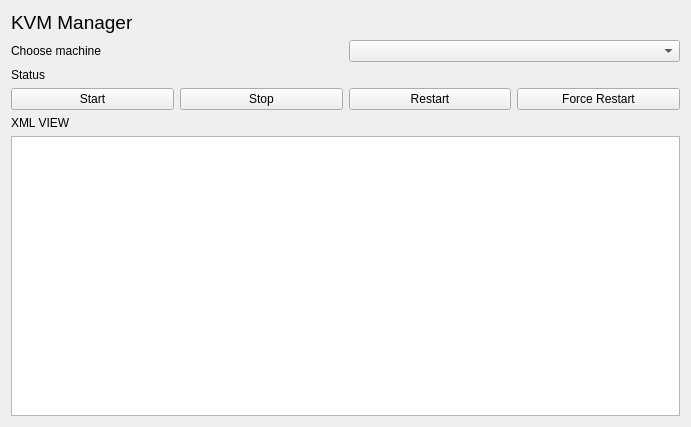
<?xml version="1.0" encoding="UTF-8"?>
<ui version="4.0">
 <class>qemu_window</class>
 <widget class="QWidget" name="qemu_window">
  <property name="geometry">
   <rect>
    <x>0</x>
    <y>0</y>
    <width>691</width>
    <height>427</height>
   </rect>
  </property>
  <property name="windowTitle">
   <string>KVM Manager</string>
  </property>
  <property name="windowIcon">
   <iconset resource="resources.qrc">
    <normaloff>:/new/prefix2/resources/linux.svg</normaloff>:/new/prefix2/resources/linux.svg</iconset>
  </property>
  <layout class="QVBoxLayout" name="verticalLayout">
   <item>
    <layout class="QHBoxLayout" name="horizontalLayout">
     <item>
      <widget class="QLabel" name="qemu_label">
       <property name="font">
        <font>
         <pointsize>14</pointsize>
        </font>
       </property>
       <property name="text">
        <string>KVM Manager</string>
       </property>
      </widget>
     </item>
    </layout>
   </item>
   <item>
    <layout class="QHBoxLayout" name="horizontalLayout_2">
     <item>
      <widget class="QLabel" name="label_2">
       <property name="text">
        <string>Choose machine</string>
       </property>
      </widget>
     </item>
     <item>
      <widget class="QComboBox" name="qemu_combobox"/>
     </item>
    </layout>
   </item>
   <item>
    <layout class="QHBoxLayout" name="horizontalLayout_3">
     <item>
      <widget class="QLabel" name="qemu_status_label">
       <property name="text">
        <string>Status</string>
       </property>
      </widget>
     </item>
     <item>
      <widget class="QLabel" name="qemu_status">
       <property name="text">
        <string>&lt;STATUS&gt;</string>
       </property>
      </widget>
     </item>
    </layout>
   </item>
   <item>
    <layout class="QHBoxLayout" name="horizontalLayout_4">
     <item>
      <widget class="QPushButton" name="qemu_start">
       <property name="text">
        <string>Start</string>
       </property>
      </widget>
     </item>
     <item>
      <widget class="QPushButton" name="qemu_stop">
       <property name="text">
        <string>Stop</string>
       </property>
      </widget>
     </item>
     <item>
      <widget class="QPushButton" name="qemu_restart">
       <property name="text">
        <string>Restart</string>
       </property>
      </widget>
     </item>
     <item>
      <widget class="QPushButton" name="qemu_force_restart">
       <property name="text">
        <string>Force Restart</string>
       </property>
      </widget>
     </item>
    </layout>
   </item>
   <item>
    <widget class="QLabel" name="qemu_xml_label">
     <property name="text">
      <string>XML VIEW</string>
     </property>
    </widget>
   </item>
   <item>
    <layout class="QHBoxLayout" name="horizontalLayout_5">
     <item>
      <widget class="QPlainTextEdit" name="qemu_xml_content">
       <property name="readOnly">
        <bool>true</bool>
       </property>
      </widget>
     </item>
    </layout>
   </item>
  </layout>
 </widget>
 <resources>
  <include location="resources.qrc"/>
 </resources>
 <connections/>
</ui>
